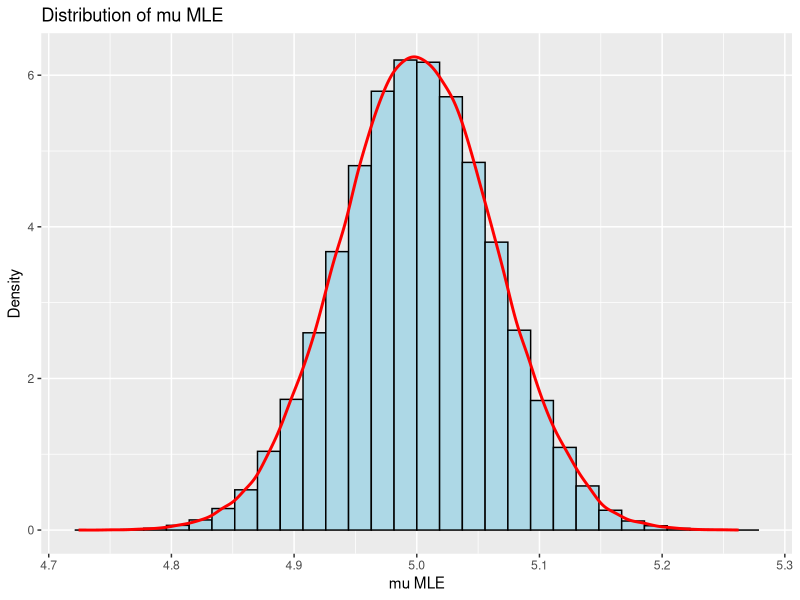
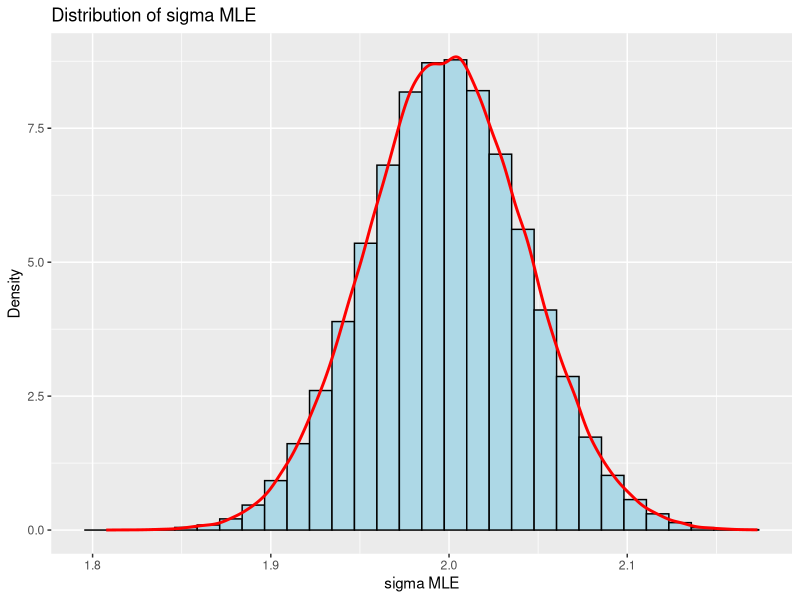

These figures' R source, in order:
## =====================================================
## 1. Prepare environment & set working directory
## =====================================================

# Set folder to current script location (in RStudio)
if (requireNamespace("rstudioapi", quietly = TRUE) && rstudioapi::isAvailable()) {
  setwd(dirname(rstudioapi::getActiveDocumentContext()$path))
}

# Load necessary package
# install.packages("ggplot2")
library(ggplot2)

## =====================================================
## 2. Set parameters and run simulations
## =====================================================

set.seed(123)

mu_true    <- 5
sigma_true <- 2
n               <- 1000       # Sample size
num_simulations <- 100000     # Number of simulations

# Initialize vectors to store maximum likelihood estimates
mu_mle_values    <- numeric(num_simulations)
sigma_mle_values <- numeric(num_simulations)

# Perform multiple simulations
for (i in 1:num_simulations) {
  sample <- rnorm(n, mu_true, sigma_true)
  mu_mle_values[i]    <- mean(sample)
  sigma_mle_values[i] <- sqrt((n - 1) / n * var(sample))
}

# Check approximate unbiasedness
cat("Average of mu estimator:", mean(mu_mle_values), "\n")
cat("Average of sigma^2 estimator:", mean(sigma_mle_values^2), "\n")

## =====================================================
## 3. Prepare data for ggplot2
## =====================================================

df_mu    <- data.frame(mu_mle    = mu_mle_values)
df_sigma <- data.frame(sigma_mle = sigma_mle_values)

## =====================================================
## 4. Plot and save distribution of mu MLE
## =====================================================

p_mu <- ggplot(df_mu, aes(x = mu_mle)) +
  geom_histogram(aes(y = ..density..),
                 bins = 30, colour = "black", fill = "lightblue") +
  geom_density(colour = "red", linewidth = 1) +
  labs(title = "Distribution of mu MLE", x = "mu MLE", y = "Density")  

ggsave("mu_mle_distribution.png", plot = p_mu, width = 6, height = 4, dpi = 300)

## =====================================================
## 5. Plot and save distribution of sigma MLE
## =====================================================

p_sigma <- ggplot(df_sigma, aes(x = sigma_mle)) +
  geom_histogram(aes(y = ..density..),
                 bins = 30, colour = "black", fill = "lightblue") +
  geom_density(colour = "red", linewidth = 1) +
  labs(title = "Distribution of sigma MLE", x = "sigma MLE", y = "Density")  

ggsave("sigma_mle_distribution.png", plot = p_sigma, width = 6, height = 4, dpi = 300)
